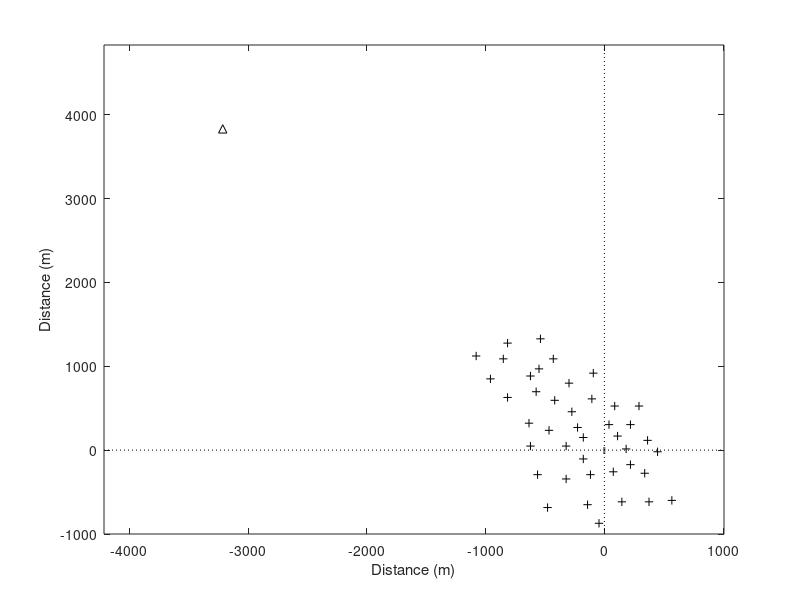
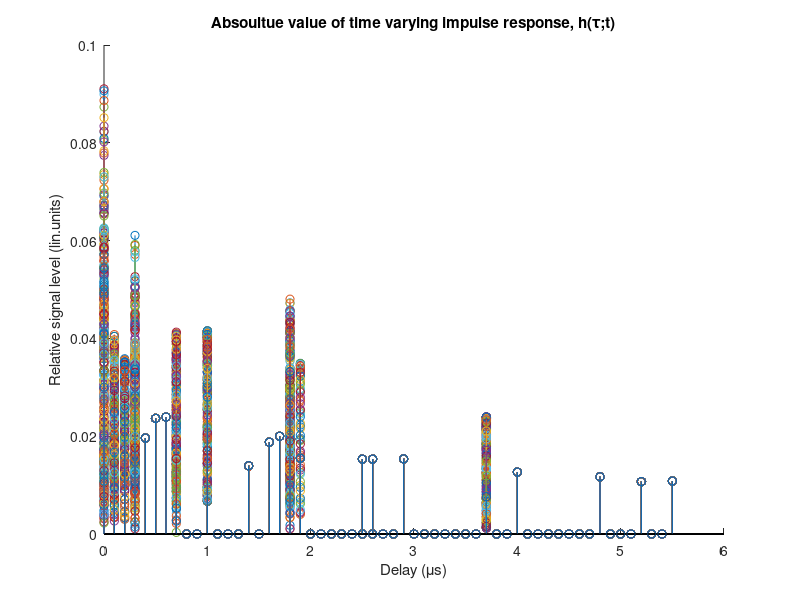

Write the MATLAB code that produced these figures, in order. (Note: this script raises an error after producing the figures.)
% =======================================================================
% project731    
% =======================================================================
% Initialize ============================================================
clear
close all
clc
warning off 
% basic inputs ==========================================================

fc=2000;         % MHz  Carrier frequency
F=4;             % sampling rate: fraction of wave length
V=10;            % m/s MS1 speed 
NFFT=64;         % Number of points in FFT
Nsamples=400;    % Number of route samples 
avPower=-20;     % sigma^2  Raverage power
delaystep=1e-7   % delay discretization setep in s
step_f=0.01;     % Freq axis step MHz

% geometry inputs ========================================================

dBS=5000;     
angleBS=130;
BSx=dBS*cosd(angleBS) % location of transmitter (BS) x-coordinate
BSy=dBS*sind(angleBS)  % location of transmitter (BS) y-coordinate

% locations of point scatterers =========================================

fig=figure;
plot(BSx,BSy,'k^'), hold on

% indirect parameters ===================================================

lambdac=300/fc;    % m wavelength
Dx=lambdac/F;      % m sampling spacing 
ts=Dx/V;           % s time sampling interval
fs=1/ts;           % Hz sampling frequency
kc=2*pi/lambdac;   % propagation constant
fm=V/lambdac       % max Doppler shift
cc=3e8;            % speed of light

%========================================================================
% axes
% =======================================================================
timeaxis=ts.*[0:Nsamples-1];
Doppleraxis=([0:NFFT-1]-NFFT/2)*(fs/(NFFT-1));
faxis=[1999:step_f:2001];    % Freq axis in  MHz
% DELAY AXIS DEPENDS ON MAX DELAY, SET LATER 

% ========================================================================
MS0=-V*timeaxis(end)/2;   % initial location of receiver (MS) x-coordinate

MSx=MS0+V.*timeaxis;    % MS route along x-axis
MSy=zeros(Nsamples,1)';  % MS route along x-axis (y=0)
plot(MSx,MSy,'k','LineWidth',5)

MINx=min(min(BSx,MSx))-1000;
MAXx=max(max(BSx,MSx))+1000;
MINy=min(min(BSy,MSy))-1000;
MAXy=max(max(BSy,MSy))+1000;
axis([MINx MAXx MINy MAXy])
plot([0 0],[MINy MAXy], 'k:')
plot([MINx MAXx],[0 0], 'k:')

%=========================================================================
% SCENARIO EDITOR 
% ========================================================================
% placing point-scatterers in propagation scenario.

SCx=[-466.31;  -273.81;  -225.69; 38.99; 87.12; -105.38; 219.46; 183.36; ...
111.18; -177.56; -177.56; -321.94; -321.94; -117.41; 75.08; 339.77; ...
219.46; 448.04; 363.83; -574.58; -418.18; -622.71; -851.30; -550.52; ...
-297.87; -430.21; -815.20; -1079.88; -959.57; -815.20; -634.74; -622.71; ...
-562.55; -478.34; -45.22; -141.47; 147.27; 375.86; 568.35; 291.64; ...
-93.35; -538.49];
	
SCy=[235.94; 457.56; 270.03; 304.13; 525.75; 610.98; 304.13; 14.32; ... 
167.75; 150.70; -105.01; 48.42; -343.67; -292.53; -258.44; -275.48; ...
-173.20; -19.77; 116.61; 696.22; 593.94; 883.74; 1088.31; 968.98; ...
798.50; 1088.31; 1275.83; 1122.41; 849.65; 628.03; 321.18; 48.42; ...
-292.53; -684.62; -872.14; -650.53; -616.43; -616.43; -599.39; 525.75; ...
917.84; 1326.97];


NSC=length(SCx);
plot(SCx,SCy,'k+');
xlabel('Distance (m)')
ylabel('Distance (m)')

% =======================================================================
% calculate distance matrix 
% =======================================================================

distBSSC=sqrt((BSx-SCx).^2+(BSy-SCy).^2);

distBSSCext=repmat(distBSSC,1,Nsamples);

distSCMS=zeros(NSC,Nsamples);
for ii=1:Nsamples
    distSCMS(:,ii)=sqrt((SCx-MSx(ii)).^2+SCy.^2);
end

distBSSCMS=distBSSCext+distSCMS;

% ======================================================================

distBSMS1aux=sqrt((BSx-MSx).^2+(BSy-MSy).^2);   
distBSMS1=min(min(distBSMS1aux));               % Ref distance is min BSMS dist 

% a=(distBSMS1./distBSSC(:)).*(distBSMS1./distSCMS(:,1));
a=(distBSMS1./sqrt(distBSSC(:))).*(distBSMS1./sqrt(distSCMS(:,1)));  % <-----

DeltaPower=avPower-10*log10(sum(a.^2));
deltaa=10.^(DeltaPower/20);             % to achieve reference power
a=deltaa*a;

% =====================================================================
% Define time-varying complex magnitudes of point scatterer contributions 
% amplitudes remain constant while phases change

aa=zeros(NSC,Nsamples);     % create variable 

for k1=1:Nsamples           % scan route points
    for k2=1:NSC            % scan scatterers
        aa(k2,k1)=a(k2)*exp(-j*kc*distBSSCMS(k2,k1));  % time-varying phase
    end
end

% ======================================================================

distBSSCMS1=distBSSCMS-distBSMS1;     % set a new refernece for delays wrt to 
DelaysNormalized=distBSSCMS1/cc;      % arrival of direct ray, here assumed 
                                      % to be totally blocked 
% DelaysNormalized=distBSSCMS/cc; 
                                      
DelaysNormalized=round(DelaysNormalized/delaystep);  % quantify delays delaystep (s)

auxx=size(DelaysNormalized);

auxx2=max(max(DelaysNormalized))+1;    % to include 0 ns delay
ImpulseResponse=zeros(auxx(2),auxx2);     % Create delay profile with step delaystep (s)

for jj=1:auxx(2)           % scan route locations
    for ii=1:auxx(1)       % scan scatterers
        indexx=DelaysNormalized(ii,jj)+1;               
        ImpulseResponse(jj,indexx)=ImpulseResponse(jj,indexx)+aa(ii,jj);     
                                    % put in corresponding delay bin 
                                    % complex amplitude of delta
    end
end

axisdelayprofile=[0:auxx2-1];   % axis in delaystep units
figure, hold
for ii=1:Nsamples
 stem(axisdelayprofile*delaystep*1e6,abs(ImpulseResponse(ii,:)))  
 % delays in us
 % accumulate deltas with time and delay on same plot
end
xlabel('Delay (\mus)')
ylabel('Relative signal level (lin.units)')
title('Absoultue value of time varying impulse response, h(\tau;t)')

figure,stem3(axisdelayprofile*delaystep*1e6,timeaxis,abs(ImpulseResponse))
% delays in us
view(3)
xlabel('Delay (\mus)')
ylabel('Time (s)')
zlabel('Relative signal level (lin.units)')
title('Absoultue value of time varying impulse response, h(\tau;t)')
% ========================================================================
% frequency response for faxis (Freq axis)
% ========================================================================

FreqResp=zeros(Nsamples,length(faxis));

for k1=1:Nsamples               % scan route points
    for k2=1:length(faxis)      % scan frequencies
        for k3=1:NSC
            wl2=300/faxis(k2);
            FreqResp(k1,k2)=[FreqResp(k1,k2) + a(k3)*exp(-j*(2*pi/wl2)*distBSSCMS(k3,k1))];
        end
    end
end


figure;mesh(faxis,timeaxis,abs(FreqResp))
ylabel('Time (s)')
xlabel('Frequency (MHz)')
zlabel('Level (l.u.)')
title('Time-varying frequency response')

figure;mesh(faxis,timeaxis,20*log10(abs(FreqResp)))
ylabel('Time (s)')
xlabel('Frequency (MHz)')
zlabel('Level (dB)')
title('Time-varying frequency response')

figure;plot(faxis,20*log10(abs(FreqResp(1,:))),'k')
xlabel('frequency (MHz)')
ylabel('level (dB)')
title('Frequency response for first route point')

%=======================================================================
% Impulse response through IFFT

ImpResp=zeros(Nsamples,length(faxis));
for k4=1:Nsamples
    ImpResp(k4,:)=ifft(FreqResp(k4,:));
end
taumax=1/(step_f.*1e6);
step_tau=taumax/(length(faxis)-1);
step_tau=taumax/(length(faxis));               %<--------------?????
tauaxis=[0:length(faxis)-1].*step_tau;

figure;mesh(tauaxis,MSx,abs(ImpResp))
xlabel('delay (s)')
ylabel('route point (m)')
zlabel('level (l.u.)')
title('Time-varying impulse response. Magnitude')

figure;plot(tauaxis,abs(ImpResp(1,:)),'k')
xlabel('delay (s)')
zlabel('level (l.u.)')
title('Impulse response for the first route point. Magnitude')

% =======================================================================
% Compute scattering matrix
% =======================================================================

% ImpulseResponse(jj,kk)   jj is route ppoint and kk is delay bin

auxz=size(ImpulseResponse);
ScatMat=zeros(NFFT,auxz(2));

for kk=1:auxz(2)           % scan delay bins 
    ScatMat(:,kk)=fftshift(abs(fft(ImpulseResponse(:,kk),NFFT)).^2);
end
figure,surf(axisdelayprofile*delaystep*1e6,Doppleraxis,ScatMat)
 shading interp
 colormap(jet) 
xlabel('Delay (\mus)')
ylabel('Doppler (Hz)')
zlabel('Level (lin. units)')
title('Channel scattering matrix')


ScatMatdB=10*log10(ScatMat);
Floor=-40; 
[ww,zz]=find(ScatMatdB==-inf);
ScatMatdB(ww,zz)=Floor;

figure,surf(axisdelayprofile*delaystep*1e6,Doppleraxis,ScatMatdB)
 shading interp
 colormap(jet) 
xlabel('Delay (\mus)')
ylabel('Doppler (Hz)')
zlabel('Level (dB)')
title('Channel scattering matrix')

% =======================================================================
% Tapped delay line
% =======================================================================

apdp=abs(ImpulseResponse(1,:)).^2;
APDP=10*log10(apdp)
minAPDP=-60;
maxAPDP=max(APDP);
maxDel=max(axisdelayprofile*delaystep*1e6);
figure, stem2D(axisdelayprofile*delaystep*1e6,APDP,minAPDP) 
axis([-0.5 maxDel+0.5 minAPDP maxAPDP+10])

xlabel('Delay (\mus)')
ylabel('Relative signal level (dB)')
title('Averaged power delay profile')
 
